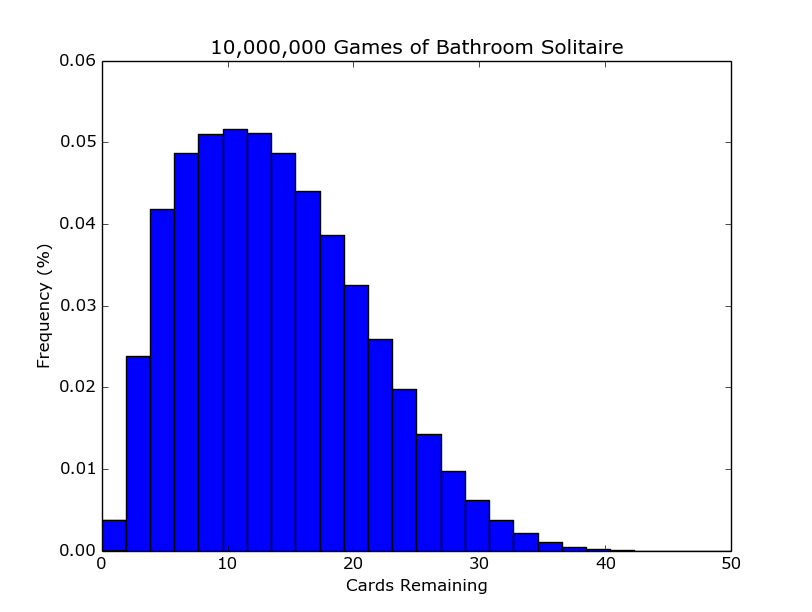

Write Python code to recreate this figure.
#!/usr/bin/env python

##############################################################################
# bathroom_solitaire.py
#
# Bathroom solitaire simulation
# Game description: http://en.wikipedia.org/wiki/One-Handed_Solitaire
# Tom Pavlak
# 12/27/14
##############################################################################

from random import shuffle
import matplotlib.pyplot as plt

##############################################################################
# Function to shuffle deck
##############################################################################
def shuffle_deck(deck, n):
	for ii in range(6):
		shuffle(deck)

##############################################################################
# Function to draw card from back of deck
##############################################################################
def draw_card(deck_down, deck_up):
	deck_up.append(deck_down[0])
	deck_down.remove(deck_down[0])

##############################################################################
# Function to check top 4 cards
##############################################################################
def check_cards(deck_up):
	test_cards = deck_up[-4:]
	if test_cards[0][0] == test_cards[3][0]:
		deck_up.remove(test_cards[1])
		deck_up.remove(test_cards[2])
		return 1
	elif test_cards[0][1] == test_cards[3][1]:
		deck_up.remove(test_cards[0])
		deck_up.remove(test_cards[1])
		deck_up.remove(test_cards[2])
		deck_up.remove(test_cards[3])
		return 1
	else:
		return 0

##############################################################################
# Main program
##############################################################################
suits = ['hearts', 'diamonds', 'clubs', 'spades']
cards = ['A', '2', '3', '4', '5', '6', '7', '8', '9', '10', 'J', 'Q', 'K']
deck_0 = [[s, c] for s in suits for c in cards]

n = 7 # shuffle deck "n" times to randomize cards
n_trials = 1000000
num_left = []
n_winners = 0

for i in xrange(n_trials):
	deck_down = deck_0[:]
	shuffle_deck(deck_down, n)
	deck_up = []
	
	# Initial four card draw
	for ii in range(4):
		draw_card(deck_down, deck_up)
	
	while len(deck_down) > 0:
		check_flag = 1
		while check_flag == 1:
			if len(deck_up) > 3:
				check_flag = check_cards(deck_up)
			else:
				check_flag = 0
		
		if len(deck_down) > 0:
			draw_card(deck_down, deck_up)
		while len(deck_up) < 4 and len(deck_down) > 0:
			draw_card(deck_down, deck_up)
	
	if len(deck_up) > 3:
		check_flag = 1
		while check_flag == 1:
			if len(deck_up) > 3:
				check_flag = check_cards(deck_up)
			else:
				check_flag = 0
	
	num_left.append(len(deck_up))
	if len(deck_up) == 0:
		n_winners += 1

# Print results of simulation #		
print ''
print 'Run Completed!'
print '%i out of %i trials were winners (%.2f%%)' % (n_winners, n_trials, 
	float(n_winners)/n_trials * 100.)
print ''

# Plot histogram #
plt.hist(num_left, bins=26, normed=True)
plt.title("10,000,000 Games of Bathroom Solitaire")
plt.xlabel("Cards Remaining")
plt.ylabel("Frequency (%)")
plt.show()
